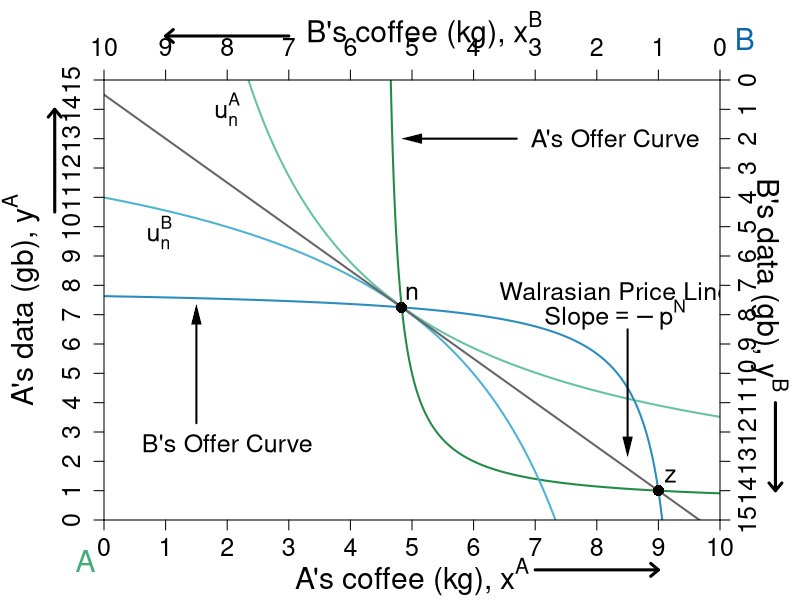

Here is the R script that generated this plot:
#' Graph Designer: Simon Halliday, Scott Cohn
#' Authors: Bowles and Halliday
#' Title: Coordination, Conflict and Competition: A Text in Microeconomics

library("shape")

pdf(file = "what_can_markets_do/property_walras_market.pdf", width = 9, height = 7)

# Set parameters for graphics
axislabelsize <- 1.8
labelsize <- 1.5
namesize <- 1.8
annotatesize <- 1.5
graphlinewidth <- 2
segmentlinewidth <- 1.5

COL <- c("#7fc97f", "#beaed4", "#fdc086", "#ffff99", "#386cb0", "#f0027f", "#bf5b17", "#666666")
COLA <- c("#e0f3db", "#99d8c9","#66c2a4","#41ae76", "#238b45", "#005824")
COLB <- c("#c6dbef", "#4eb3d3", "#2b8cbe", "#0868ac","#084081")
COLC <- c("#fcfbfd", "#efedf5", "#dadaeb", "#bcbddc", "#9e9ac8", "#807dba", "#6a51a3", "#54278f", "#3f007d")
grays <- gray.colors(25, start = 1, end = 0, alpha = 1)



indiffcurveA1 <- function(x, U = 4, A = 1, a = 0.5) {
  ((((U-2)/A)*(1/x)^a)^(1/(1-a)))
}

indiffcurveA2 <- function(x, U = 4, A = 1, a = 0.5) {
  (((U/A)*(1/x)^a)^(1/(1-a)))
}

indiffcurveA3 <- function(x, U = 5.93, A = 1, a = 0.5) {
  (((U/A)*(1/x)^a)^(1/(1-a)))
}

indiffcurveA4 <- function(x, U = 6.984164, A = 1, a = 0.5) {
  ((((U)/A)*(1/x)^a)^(1/(1-a)))
}

paretoEC <- function(x) {
  (3/2)*x
}

OfferCurveA <- function(x) {
  # x/(x  - 4)
  x / (2*x - 9)
}

mrsplot <- function(x) {
  (13/2)*(x/(9-x)^2)
}

OfferCurveB <- function(x) {
  #15 - (14/2)*(10 - x)/(9 - x)
  (145 - 16*x) / (19 - 2*x)
}

WalrasPrice <- function(x) {
  14.5 - (3/2)*x
}

#Deriving the offer curves: let py = 1
#wA = 8px + 2py = 8px + 2; Demand: x = w/2px => x = 4 + 1/px => px = 1/(x - 4)
#Offer curve is y = px*x => (1/(x-4))*x = x/(x-4) defined for x neq 4
#wA = 2px + 13py = 2px + 13; Demand: x = w/2px => x = 1 + 13/2px => px = 13/2(x - 1)
#B's Offer curve is y = px*x => (13/2)(1/(x-1))*x = (13/2)(x/(x-1)
#Therefore in terms of yA and xA:
#15 - y = (13/2)*(10 - x)/(10 - x - 1)
#Therefore y = 15 - (13/2)*(10-x)/(9 - x) defined for x neq 9
#The tangency of the indifference curve and the offer curve gives mrsplot
#Where mrsplot equals that offer curve, we get x = (3/17)*(51 - sqrt(221)) = 6.376576; 
#So y = 6.022321; therefore u = (6.376576^0.5)*(6.022321^0.5)

indiffcurveBneg1 <- function(x, U = 5.09, A = 1, a = 0.5) {
  15 - (((U/A)*(1/(10 - x))^a)^(1/(1-a)))
}

indiffcurveBneg2 <- function(x, U = 6.33, A = 1, a = 0.5) {
  15 - (((U/A)*(1/(10 - x))^a)^(1/(1-a)))
}

#Aisha happens to have found 8 apples and 2 oranges, 
#and Betty happens to have found 2 apples and 13 oranges. 
#Aisha's utility (8^0.5)*(2^0.5) = 4
#Betty's utility (2^0.5)*(13^0.5) = 5.09


par(mar =  c(4, 5.2, 4, 4))
xlims <- c(0, 10)
ylims <- c(0, 15)
xlims2 <- c(10, 0)
ylims2 <- c(15, 0)

plot(0, 0, xlim = xlims, ylim = ylims, type = "n",
     xlab = expression(paste("A's coffee (kg), ", x^A)),
     ylab = expression(paste("A's data (gb), ", y^A)), 
     #line = 2.5,
     xaxt = "n", 
     yaxt = "n", 
     cex.lab = axislabelsize, 
     bty = "n",
     xaxs = "i", 
     yaxs = "i")


npts <- 500 
npts2 <- 501

#Specify the sequences of points for graphing. 
xx1 <- seq(xlims[1], xlims[2], length.out = npts)
yy1 <- indiffcurveA2(xx1, U = 4, A = 1, a = 0.5)
yy2 <- indiffcurveA2(xx1)


#I need something like xx1 with npts for 
xx2 <- seq(4.5, xlims[2], length.out = npts)
xx3 <- seq(xlims[1], 9.1, length.out = npts)
xx4 <- seq(1, 9.5, length.out = npts)

#Draw the lines for the graphs

lines(xx1, indiffcurveA3(xx1), col = COLA[3], lwd = graphlinewidth)

lines(xx2, OfferCurveA(xx2), col = COLA[5], lwd = graphlinewidth)
lines(xx1, indiffcurveBneg2(xx1), col = COLB[2], lwd = graphlinewidth)

lines(xx3, OfferCurveB(xx3), col = COLB[3], lwd = graphlinewidth)
lines(xx1, WalrasPrice(xx1), col = COL[8], lwd = graphlinewidth)

#Customize ticks and labels for the plot
ticksy <- seq(from = 0, to = 15, by = 1)
ylabels <- seq(from = 0, to = 15, by = 1)
ticksx <- seq(from = 0, to = 10, by = 1)
xlabels <- seq(from = 0, to = 10, by = 1)
axis(1, at = ticksx, pos = 0, labels = xlabels, cex.axis = labelsize)
axis(2, at = ticksy, pos = 0, labels = ylabels, las = 0, gap.axis = -1, cex.axis = labelsize)

#Add arrows:
arrows(-0.8, 10.5, -0.8, 14, xpd = TRUE, length = 0.1, angle = 40, lwd = 3)
arrows(7, -1.7, 9, -1.7, xpd = TRUE, length = 0.1, angle = 40, lwd = 3)

#Annotation of the three graphs and the NE

text(2, 14, expression(u[n]^A), cex = labelsize)
# 

# #Label B's offer curve
text(2, 2.6, expression("B's Offer Curve"), cex = labelsize)
Arrows(1.5, 3.3, 1.5, 7, col = "black", lty = 1, lwd = 2, arr.type = "triangle", arr.lwd = 0.5)
# 
# # Price Line
text(8.3, 13, expression(paste("A's Offer Curve")), cex = labelsize)
Arrows(6.7, 13, 5, 13, col = "black", lty = 1, lwd = 2, arr.type = "triangle", arr.lwd = 0.5)


# Walrasian Price Line
text(8.3, 7.8, expression(paste("Walrasian Price Line")), cex = labelsize)
text(8.3, 7, expression(paste("Slope", phantom() == -p^N)), cex = labelsize)
Arrows(8.5, 6.5, 8.5, 2.5, col = "black", lty = 1, lwd = 2, arr.type = "triangle", arr.lwd = 0.5)


# #Add a point for the initial endowment
points(4.8275, 7.25, pch = 16, col = "black", cex = 1.5)
text(5, 7.75, expression(n), cex = labelsize)

text(-0.3, -1.4, expression("A"), xpd = TRUE, cex = namesize, col = COLA[4])
text(10.4, 16.4, expression("B"), xpd = TRUE, cex = namesize, col = COLB[4])

#Set up second axes and labels

par(new = TRUE)

#Use the same x and ylims as previously, but with locations switched
xlims2 <- c(10, 0)
ylims2 <- c(15, 0)

#Leave the ylab and xlab blank to ensure no axes titles
plot(0, 0, xlim = xlims2, ylim = ylims2, type = "n",
     xlab = expression(paste("")),
     ylab = expression(paste("")),
     xaxt = "n", 
     yaxt = "n", 
     #cex.lab = 1.2,
     cex.axis = labelsize,
     bty = "n",
     xaxs = "i", 
     yaxs = "i")

#Set up axes at sides 3 and 4 (top and right)
axis(side = 3, at = ticksx, pos = 0, labels = xlabels, cex.axis = labelsize)
axis(side = 4, at = ticksy, pos = 0, labels = ylabels, las = 0, gap.axis = -1, cex.axis = labelsize)
text(4.8, -1.7, expression(paste("B's coffee (kg), ", x^B)), xpd = TRUE, cex = axislabelsize) 
text(-0.8, 7, expression(paste("B's data (gb), ", y^B)), xpd = TRUE, cex = axislabelsize, srt = 270) 

#Add arrows:
arrows(-0.9, 11, -0.9, 14, xpd = TRUE, length = 0.1, angle = 40, lwd = 3)
arrows(7, -1.5, 9, -1.5, xpd = TRUE, length = 0.1, angle = 40, lwd = 3)

#Functions for B's indifference curves
indiffcurveB1 <- function(x, U = 5.09, A = 1, a = 0.5) {
  ((((U-2)/A)*(1/x)^a)^(1/(1-a)))
}

indiffcurveB2 <- function(x, U = 5.09, A = 1, a = 0.5) {
  (((U/A)*(1/x)^a)^(1/(1-a)))
}

indiffcurveB3 <- function(x, U = 5.703502, A = 1, a = 0.5) {
  ((((U)/A)*(1/x)^a)^(1/(1-a)))
}

indiffcurveB4 <- function(x, U = 8.244574, A = 1, a = 0.5) {
  ((((U)/A)*(1/x)^a)^(1/(1-a)))
}





#Label B's indifference curves

text(9.1, 5.2, expression(u[n]^B), cex = labelsize)


#Add a point for the initial endowment
points(1, 14, pch = 16, col = "black", cex = 1.5)
text(0.8, 13.5, expression(z), cex = labelsize)









#Calculate TIOLI power allocation for B
#mrs(x,y) => pareto efficient curve is (3/2)x = y
#A's initital utility is 4 = u(8,2) = (8^0.5)*(2^0.5)
#Therefore substitute in the contract curve u_e^A = 4 = (x^A)^(0.5)(3/2*x^A)^0.5
# => x^A = 4/((3/2)^0.5) = 3.27 => x^B = 6.73
# => y^A = 3/2(x^A) = 4.9 => y^B = 10.1

#Add point g for B's TIOLI power
# points(6.73, 10.1, pch = 16, col = "black", cex = 1.5)
# text(6.73, 10.6, expression(g))

#Calculate TIOLI power allocation for A
#mrs(x,y) => pareto efficient curve is (3/2)x = y
#A's initital utility is 4 = u(8,2) = (8^0.5)*(2^0.5)
#Therefore substitute in the contract curve u_e^A = 4 = (x^A)^(0.5)(3/2*x^A)^0.5
# => x^B = 5.09/((3/2)^0.5) = 4.16 => x^A = 5.84
# => y^B = 3/2(x^B) = 6.23 => y^A = 8.77 
#=> u^A = (5.84^0.5)*(8.77^0.5) = 7.156591
#Add point f for A's TIOLI power
# points(4.16, 6.23, pch = 16, col = "black", cex = 1.5)
# text(4.16, 5.8, expression(f))


#Annotating B's endowment
#text(1.8, 12.5, expression(z), cex = labelsize)

#Annotating a point that is a Pareto improvement over e.
#points(3.623424, 8.977679, pch = 16, col = "black", cex = 1.5)
#text(3.623424, 8.4, expression(h))
#(2.94^0.5)*(12.76^0.5)

#Label Pareto Improving Lens
#text(7, 5, expression(paste("Pareto-Improving Lens")))

dev.off()
